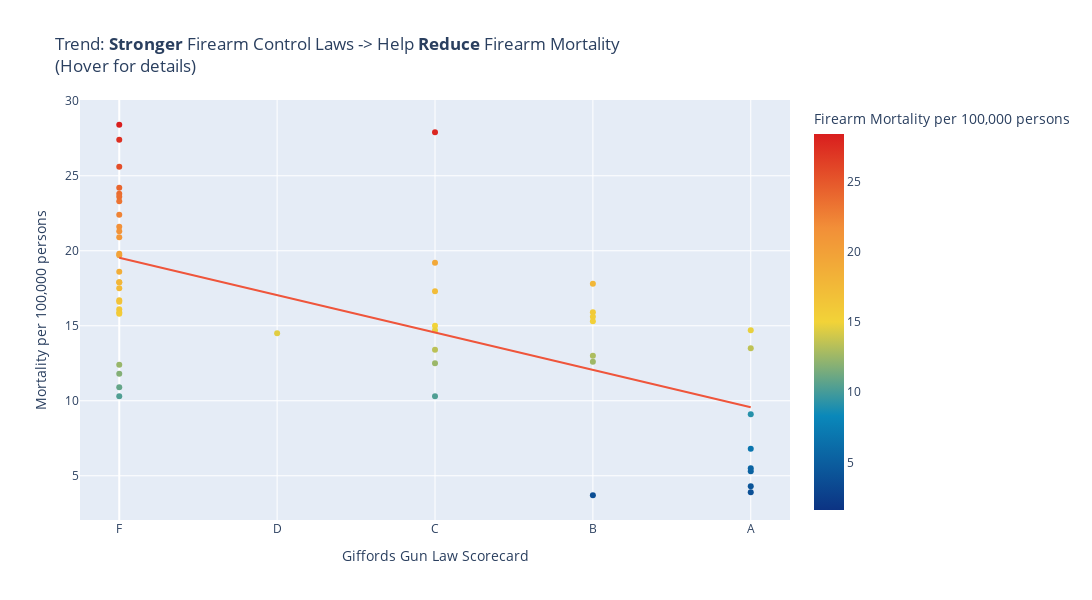

Notebook source saved alongside this figure:
### Markdown cell above
# Scatterplot with trend line using [Ordinary Least Squares](https://en.wikipedia.org/wiki/Ordinary_least_squares)

### Code cell
fig = px.scatter(df, x="grade", y="mortality_per_100k",
                 color="mortality_per_100k", 
                 labels={
                     "mortality_per_100k": "Firearm Mortality per 100,000 persons",
                     "state" : "State",
                     "grade" : 'Giffords Gun Law Scorecard'
                 },
                 height=600,
                 width=1100,
                 hover_name='state', 
                 hover_data=['giffords_grade', 'mortality_per_100k'], 

                 color_continuous_scale=px.colors.diverging.Portland,
                 color_continuous_midpoint=15,
                 
                 trendline='ols',
                 title='Trend: <b>Stronger</b> Firearm Control Laws -> Help <b>Reduce</b> Firearm Mortality<br>(Hover for details)</br>'
            )

fig.update_xaxes(tickmode='array', tickvals=df['grade'], ticktext=df['giffords_grade'])
fig.update_layout(
          xaxis_title='Giffords Gun Law Scorecard',
          yaxis_title="Mortality per 100,000 persons"
)
#fig.update_traces(visible=False, selector=dict(mode="markers"))
fig.show()

### Figure 1 — Plotly figure (JSON) as saved in the notebook; plotly's stock layout.template omitted (floating-point values rounded to 4 significant figures)
{"data": [{"customdata": [["A"], ["A"], ["A"], ["A"], ["A"], ["A"], ["A"], ["A"], ["B"], ["B"], ["B"], ["B"], ["B"], ["B"], ["B"], ["C"], ["C"], ["C"], ["C"], ["C"], ["C"], ["C"], ["C"], ["D"], ["F"], ["F"], ["F"], ["F"], ["F"], ["F"], ["F"], ["F"], ["F"], ["F"], ["F"], ["F"], ["F"], ["F"], ["F"], ["F"], ["F"], ["F"], ["F"], ["F"], ["F"], ["F"], ["F"], ["F"], ["F"], ["F"]], "hovertemplate": "<b>%{hovertext}</b><br><br>Giffords Gun Law Scorecard=%{x}<br>Firearm Mortality per 100,000 persons=%{marker.color}<br>giffords_grade=%{customdata[0]}<extra></extra>", "hovertext": ["Illinois", "Maryland", "New Jersey", "Hawaii", "Massachusetts", "Connecticut", "New York", "California", "Delaware", "Rhode Island", "Virginia", "Washington", "Oregon", "Pennsylvania", "Colorado", "Minnesota", "Michigan", "North Carolina", "Nevada", "Vermont", "Florida", "New Mexico", "Nebraska", "Wisconsin", "Ohio", "Alabama", "South Dakota", "Tennessee", "Texas", "Utah", "West Virginia", "Oklahoma", "South Carolina", "Missouri", "New Hampshire", "Montana", "Mississippi", "Maine", "Louisiana", "Kentucky", "Kansas", "Iowa", "Indiana", "Idaho", "Georgia", "Arkansas", "Arizona", "Alaska", "North Dakota", "Wyoming"], "legendgroup": "", "marker": {"color": [14.7, 13.5, 5.3, 4.3, 3.9, 6.8, 5.5, 9.1, 12.6, 3.7, 15.3, 13, 15.9, 15.6, 17.8, 10.3, 15, 17.3, 19.2, 13.4, 14.7, 27.9, 12.5, 14.5, 15.9, 25.6, 16.7, 21.6, 16.1, 12.4, 17.9, 19.8, 21.3, 23.8, 10.3, 24.2, 28.4, 11.8, 27.4, 18.6, 17.5, 10.9, 17.9, 16.6, 19.7, 22.4, 20.9, 23.3, 15.8, 23.6], "coloraxis": "coloraxis", "symbol": "circle"}, "mode": "markers", "name": "", "orientation": "v", "showlegend": false, "type": "scatter", "x": [4, 4, 4, 4, 4, 4, 4, 4, 3, 3, 3, 3, 3, 3, 3, 2, 2, 2, 2, 2, 2, 2, 2, 1, 0, 0, 0, 0, 0, 0, 0, 0, 0, 0, 0, 0, 0, 0, 0, 0, 0, 0, 0, 0, 0, 0, 0, 0, 0, 0], "xaxis": "x", "y": [14.7, 13.5, 5.3, 4.3, 3.9, 6.8, 5.5, 9.1, 12.6, 3.7, 15.3, 13, 15.9, 15.6, 17.8, 10.3, 15, 17.3, 19.2, 13.4, 14.7, 27.9, 12.5, 14.5, 15.9, 25.6, 16.7, 21.6, 16.1, 12.4, 17.9, 19.8, 21.3, 23.8, 10.3, 24.2, 28.4, 11.8, 27.4, 18.6, 17.5, 10.9, 17.9, 16.6, 19.7, 22.4, 20.9, 23.3, 15.8, 23.6], "yaxis": "y"}, {"hovertemplate": "<b>OLS trendline</b><br>mortality_per_100k = -2.49111 * grade + 19.5316<br>R<sup>2</sup>=0.409878<br><br>Giffords Gun Law Scorecard=%{x}<br>Firearm Mortality per 100,000 persons=%{y} <b>(trend)</b><extra></extra>", "legendgroup": "", "marker": {"symbol": "circle"}, "mode": "lines", "name": "", "showlegend": false, "type": "scatter", "x": [0, 0, 0, 0, 0, 0, 0, 0, 0, 0, 0, 0, 0, 0, 0, 0, 0, 0, 0, 0, 0, 0, 0, 0, 0, 0, 1, 2, 2, 2, 2, 2, 2, 2, 2, 3, 3, 3, 3, 3, 3, 3, 4, 4, 4, 4, 4, 4, 4, 4], "xaxis": "x", "y": [19.53, 19.53, 19.53, 19.53, 19.53, 19.53, 19.53, 19.53, 19.53, 19.53, 19.53, 19.53, 19.53, 19.53, 19.53, 19.53, 19.53, 19.53, 19.53, 19.53, 19.53, 19.53, 19.53, 19.53, 19.53, 19.53, 17.04, 14.55, 14.55, 14.55, 14.55, 14.55, 14.55, 14.55, 14.55, 12.06, 12.06, 12.06, 12.06, 12.06, 12.06, 12.06, 9.567, 9.567, 9.567, 9.567, 9.567, 9.567, 9.567, 9.567], "yaxis": "y"}], "layout": {"coloraxis": {"cmid": 15, "colorbar": {"title": {"text": "Firearm Mortality per 100,000 persons"}}, "colorscale": [[0, "rgb(12,51,131)"], [0.25, "rgb(10,136,186)"], [0.5, "rgb(242,211,56)"], [0.75, "rgb(242,143,56)"], [1, "rgb(217,30,30)"]]}, "height": 600, "legend": {"tracegroupgap": 0}, "title": {"text": "Trend: <b>Stronger</b> Firearm Control Laws -> Help <b>Reduce</b> Firearm Mortality<br>(Hover for details)</br>"}, "width": 1100, "xaxis": {"anchor": "y", "autorange": true, "domain": [0, 1], "range": [-0.2489, 4.249], "tickmode": "array", "ticktext": ["A", "A", "A", "A", "A", "A", "A", "A", "B", "B", "B", "B", "B", "B", "B", "C", "C", "C", "C", "C", "C", "C", "C", "D", "F", "F", "F", "F", "F", "F", "F", "F", "F", "F", "F", "F", "F", "F", "F", "F", "F", "F", "F", "F", "F", "F", "F", "F", "F", "F"], "tickvals": [4, 4, 4, 4, 4, 4, 4, 4, 3, 3, 3, 3, 3, 3, 3, 2, 2, 2, 2, 2, 2, 2, 2, 1, 0, 0, 0, 0, 0, 0, 0, 0, 0, 0, 0, 0, 0, 0, 0, 0, 0, 0, 0, 0, 0, 0, 0, 0, 0, 0], "title": {"text": "Giffords Gun Law Scorecard"}, "type": "linear"}, "yaxis": {"anchor": "x", "autorange": true, "domain": [0, 1], "range": [2.05, 30.05], "title": {"text": "Mortality per 100,000 persons"}, "type": "linear"}}}
